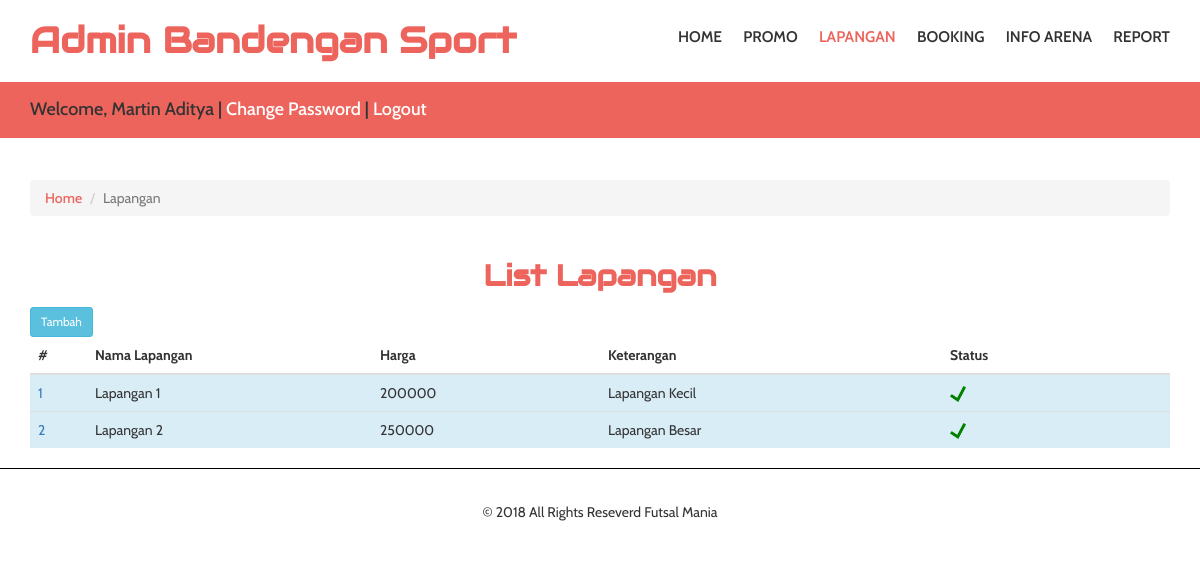
Page /admin/index.php?menu=lapangan (signed in) on the committed database.
### tables this page shows
CREATE TABLE `t_lapangan` (
  `id_lapangan` int(11) NOT NULL AUTO_INCREMENT,
  `nama` varchar(50) NOT NULL,
  `id_arena` int(11) NOT NULL,
  `harga` int(11) NOT NULL,
  `foto` varchar(100) NOT NULL,
  `deskripsi` text NOT NULL,
  `status` int(11) NOT NULL,
  PRIMARY KEY (`id_lapangan`)
);

### admin/class/connection.php (called while the page is built, shortened)
<?php
class connection{
	private $host="localhost";
	private $user="root";
	private $pass="";
	private $database="futsal";
      private $con;
      public function __construct(){
		$this->con= new mysqli($this->host, $this->user, $this->pass, $this->database);
	}
	public function executeQuery($query){
		$result=$this->con->query($query);
		return $result;
	}
	public function totalRows($query){
		$result=$this->con->query($query);
		if($result == null){
			return mysqli_affected_rows($this->con);
		}
		else{
			return mysqli_num_rows($result);
		}
	}
	public function getRowsPaging($query, $page, $limit, &$paging, $link){
		$data = array();
		$criteria = "";
		if($page != "" && $limit != ""){
			$mulai = ($page>1) ? ($page * $limit) - $limit : 0;
			$criteria =  " LIMIT ".($mulai).", ".$limit;
		}
		$result=$this->executeQuery($query.$criteria);
		if($result){
			while($rows = $result->fetch_assoc()){
				$data[] = $rows;
			}
		}
		$totalRows = $this->totalRows($query);
		return $data;
	}
	public function createPaging($total_data, $get_halaman, $max_halaman = 5, $link){
		$jumlah_paging = ceil($total_data / $max_halaman);
		$page = isset($get_halaman) ? (int)$get_halaman : 1;
		$paging = "";
		return $paging;
	}
}
?>

### admin/pages/lapangan.php (the view, shortened to what this page needs)
<div class="container">
	<ol class="breadcrumb">
		<li><a href="index.php">Home</a></li>
		<li class="active">Lapangan</li>
	</ol>
</div>
<div class="contact">
	<div class="container">
		 <div class="contact-grids">
			<center><h2>List Lapangan</h2></center>
				<a href="?menu=lapangan&action=detail" class="btn btn-info btn-sm">Tambah</a>
				<table class="table" style="width:100%;">
					<thead>
					  <tr>
						<th scope="col" style="width:5%;">#</th>
						<th scope="col" style="width:25%;">Nama Lapangan</th>
						<th scope="col" style="width:20%;">Harga</th>
						<th scope="col" style="width:30%;">Keterangan</th>
						<th scope="col" style="width:20%;">Status</th>
					  </tr>
					</thead>
					<tbody>
						<?php for($i=0;$i<count($data);$i++){ ?>
						<tr <?= $data[$i]['status'] == 1 ? 'class="info"' : '' ?>>
							<td><a href="?menu=lapangan&action=detail&id=<?= $data[$i]['id_lapangan'] ?>" ><?= ($i+1) ?></a></td>
							<td><?= $data[$i]['nama'] ?></td>
							<td><?= $data[$i]['harga'] ?></td>
							<td><?= $data[$i]['deskripsi'] ?></td>
							<td><?= $data[$i]['status'] == "1" ? '<img src="../images/check.png" style="width:16px; height:16px" />' : '<img src="../images/uncheck.png" style="width:16px; height:16px" />' ?>
							</td>
						</tr>
						<?php } ?>
					</tbody>
				</table>
		</div>
	</div>
</div>

### css/style.css (style rules this page uses)
body { margin:0; font-family: 'Cabin', sans-serif; }
body a { transition: 0.5s all ease; -webkit-transition: 0.5s all ease; -moz-transition: 0.5s all ease; -o-transition: 0.5s all ease; -ms-transition: 0.5s all ease; }
h1,h2,h3,h4,h5,h6 { margin:0; }
ol.breadcrumb { margin-top:3em; margin-bottom:0; }
ol.breadcrumb li a { color:#ed645c; font-weight:500; }
.contact-grids h2 { color: #ed645c; font-weight: 600; margin-bottom: 0.5em; font-size: 2.1em; margin-top: 1.5em; font-family: 'Audiowide', cursive; }

### rows in the picture
t_lapangan: nama "Lapangan 1", harga "200000", deskripsi "Lapangan Kecil", status 1 (drawn)
t_lapangan: nama "Lapangan 2", harga "250000", deskripsi "Lapangan Besar", status 1 (drawn)

### other values in the picture
$_SESSION['nama_arena'] "Bandengan Sport"
$_SESSION['nama'] "Martin Aditya"
